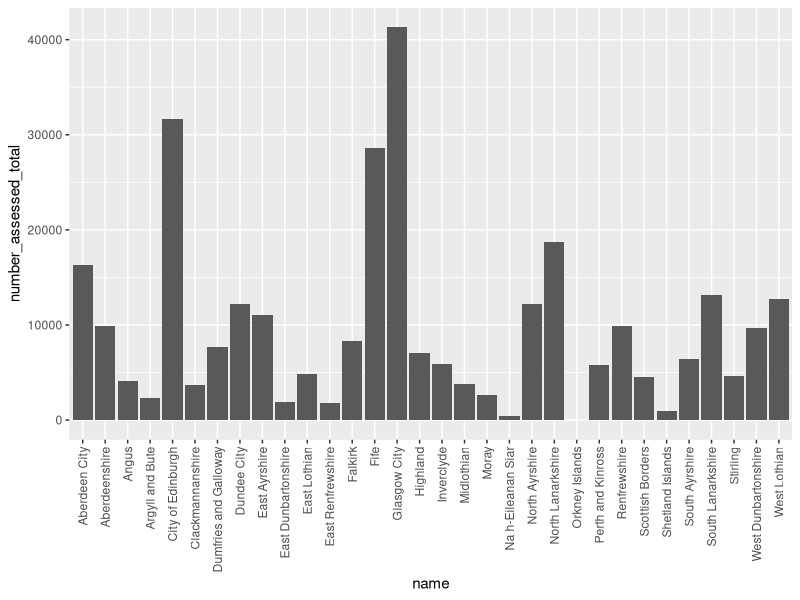
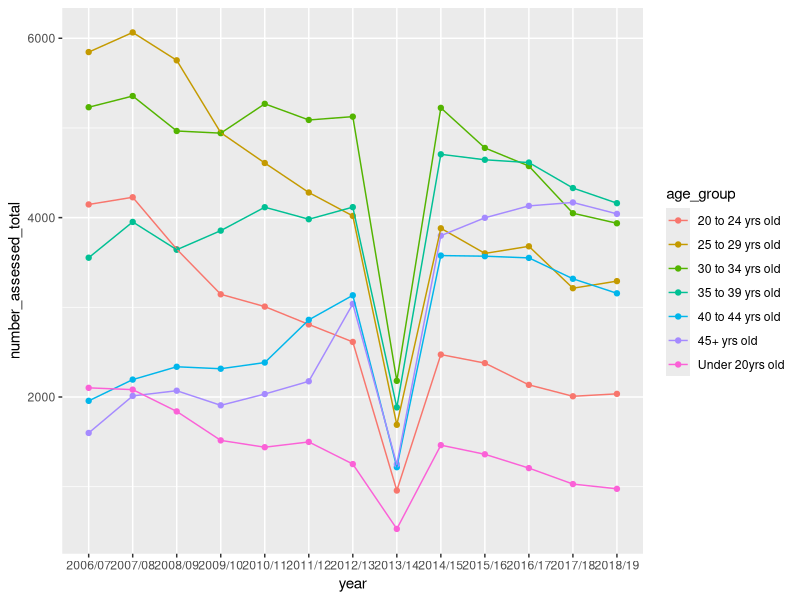
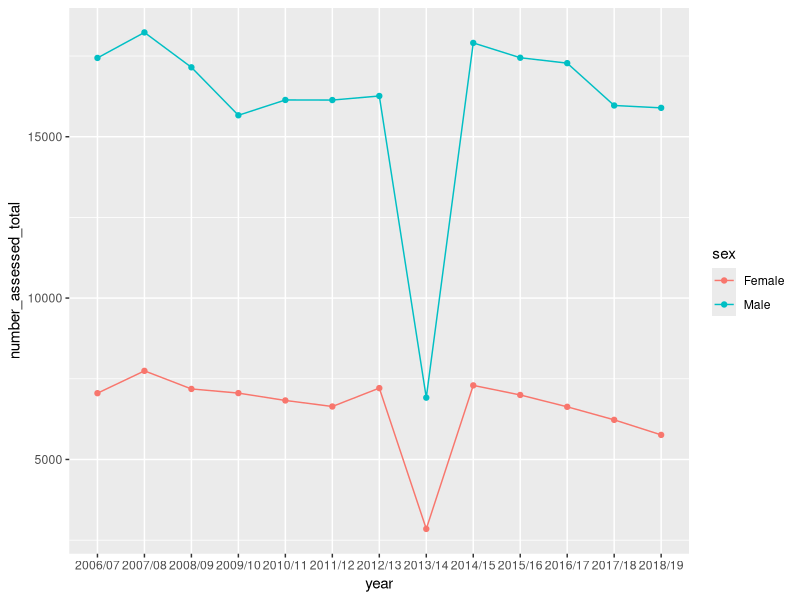

Recreate these plots in R, in order.
## ---- chunk 1
library(tidyverse)
library(here)
library(lubridate)
## ---- chunk 2

here()

drugs <- read_csv(here("clean_data/sdmd_by_ca_and_demo_clean.csv"))

## ---- chunk 3
str(drugs)
## ---- chunk 4
drugs_trend_sex <- drugs %>% 
  filter(sex != "All") %>% 
  filter(number_assessed != 0) %>%
  filter(!is.na(number_assessed)) %>% 
  arrange(year) %>% 
  group_by(year, sex) %>% 
  summarise(number_assessed_total = sum(number_assessed)) %>% 
  ggplot(aes(x = year, y = number_assessed_total, group = sex, colour = sex)) +
  geom_point() +
  geom_line()
## ---- chunk 5
drugs_trend_age <- drugs %>% 
  filter(age_group != "All" &
         age_group != "Unknown") %>% 
  filter(number_assessed != 0) %>%
  filter(!is.na(number_assessed)) %>% 
  arrange(year) %>% 
  group_by(year, age_group) %>% 
  summarise(number_assessed_total = sum(number_assessed)) %>% 
  ggplot(aes(x = year, y = number_assessed_total, group = age_group, colour = age_group)) +
  geom_point() +
  geom_line()
  
## ---- chunk 6

drugs_rank_la <- drugs %>% 
  filter(type == "Local Authority" &
         sex == "All" &
         # age_group ==   &
         number_assessed != 0 &
         !is.na(number_assessed)) %>% 
  group_by(name) %>% 
  summarise(number_assessed_total = sum(number_assessed)) %>% 
  ggplot(aes(x = name, y = number_assessed_total)) +
  geom_col() +
  theme(axis.text.x = element_text(angle = 90, vjust = 0.5, hjust = 1))
  
